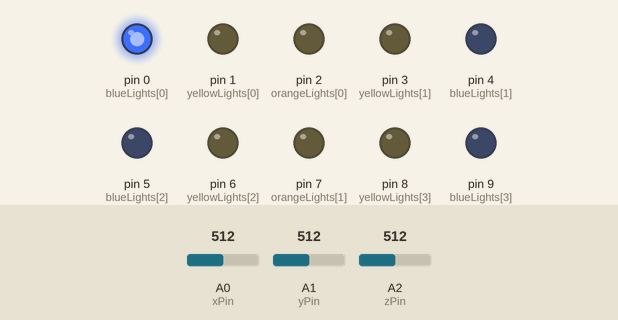
Bench run of a sketch on a simulated Arduino Uno, built with avr-gcc and run on an emulated ATmega328P. Shown: output pins drawn as LEDs (lit = HIGH). Dashed ring = blinking. The test bench sets the inputs (shaded band); at power-on: A0 (xPin) = 512, A1 (yPin) = 512, A2 (zPin) = 512.

Above: at 1.06 s.
2.3 s: A0 (xPin) set to 533
At 2.93 s:
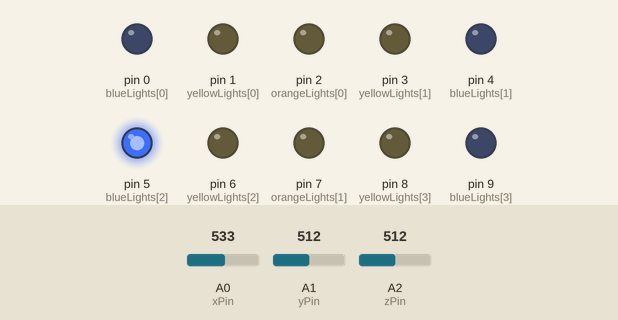
5.8 s: A1 (yPin) set to 484
9.3 s: A1 (yPin) set to 457
At 9.69 s:
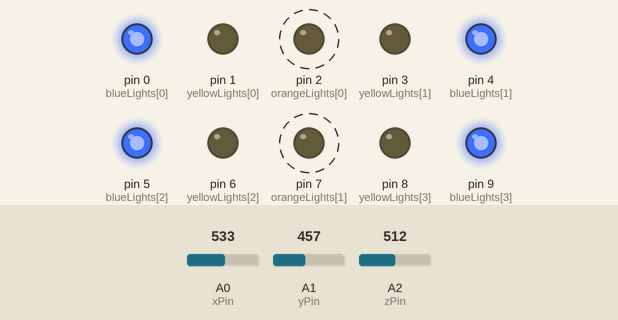
12.8 s: A1 (yPin) set to 511
At 13.12 s:
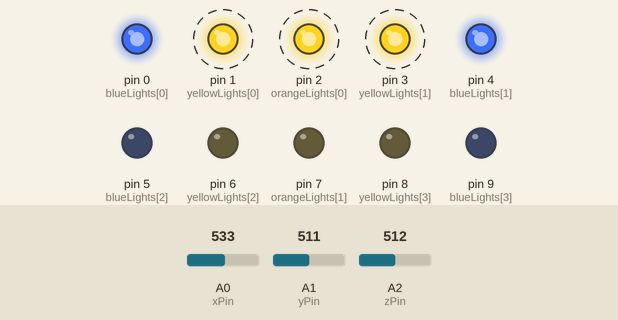
16.3 s: A0 (xPin) set to 306
At 16.53 s:
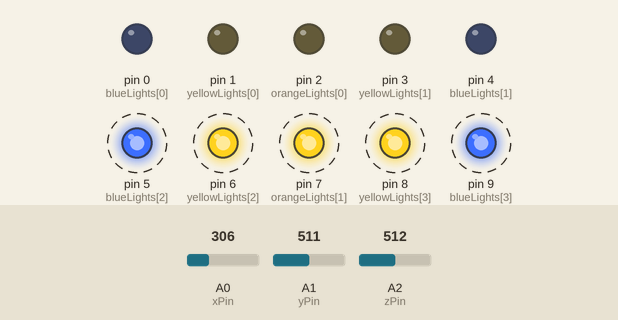
19.8 s: A0 (xPin) set to 382
23.3 s: A0 (xPin) set to 417
At 23.68 s:
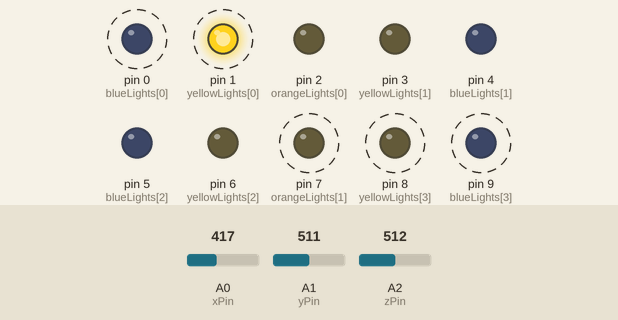
Timing chart, 0 to 27.8 s (numbered marks = the images above; inputs shaded):
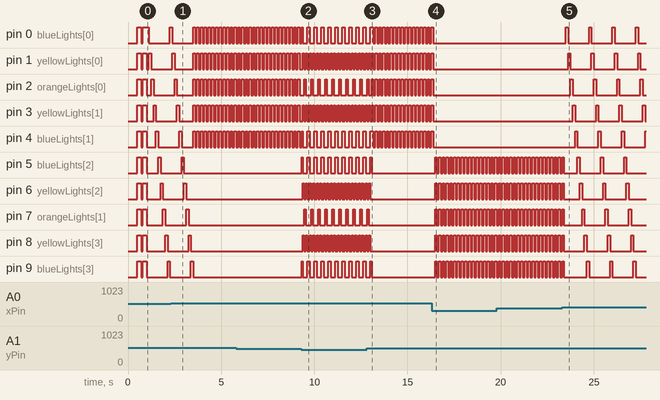

Measured:
- the behaviour switches between 525 and 526 on A0 (xPin) (found by bisection; images 0 and 1)
- the behaviour switches between 471 and 470 on A1 (yPin) (found by bisection; images 1 and 2)
- the behaviour switches between 399 and 400 on A0 (xPin) (found by bisection; images 4 and 5)
- after the input at 2.3 s, pin 5 (blueLights[2]): goes on until 3.0 s, then stays LOW; pin 6 (yellowLights[2]): goes on until 3.1 s, then stays LOW; pin 7 (orangeLights[1]): goes on until 3.3 s, then stays LOW; pin 8 (yellowLights[3]): goes on until 3.4 s, then stays LOW; pin 9 (blueLights[3]): goes on until 3.5 s, then stays LOW
- after the input at 9.3 s, pin 2 (orangeLights[0]): alternates HIGH for 0.08 s and LOW for 0.30 s, starting after 0.17 s; pin 5 (blueLights[2]): LOW → HIGH at once, then repeats every 0.38 s: LOW 0.23 s, HIGH 0.15 s
- after the input at 12.8 s, pin 2 (orangeLights[0]): alternates HIGH for 0.10 s and LOW for 0.10 s, starting after 0.27 s; pin 6 (yellowLights[2]), pin 8 (yellowLights[3]): goes on until 13.0 s, then stays LOW; pin 7 (orangeLights[1]): goes on until 12.9 s, then stays LOW
- after the input at 16.3 s, pin 0 (blueLights[0]), pin 1 (yellowLights[0]): goes on until 16.4 s, then stays LOW
- after the input at 23.3 s, pin 0 (blueLights[0]): alternates HIGH for 0.13 s and LOW for 1.1 s, starting after 0.20 s; pin 1 (yellowLights[0]): alternates HIGH for 0.13 s and LOW for 1.1 s, starting after 0.32 s

The sketch:

pinewood-derby.ino
```cpp
/***************************************************
 * Pinewood 1
 *
 * by John M. Wargo & August M. Wargo
 * January, 2015
 ***************************************************/
//Number of lights the car has
const int numLights = 10;
//====================================================
// Constants used to define the accelerometer input
// pins
//====================================================
const int xPin = 14;
const int yPin = 15;
const int zPin = 16;
//====================================================
// Constants used to identify the device's orientation
//====================================================
const int IS_FLAT = 0;
const int IS_LEFT = 1;
const int IS_RIGHT = 2;
const int IS_SLANT = 3;
//====================================================
// Orientation thresholds
//====================================================
const int T_RIGHT = 400;
const int T_LEFT = 525;
const int T_SLANT = 470;

int blueLights[4] = {0,4,5,9};
int orangeLights[2] = {2,7};
int yellowLights[4] = {1,3,6,8};

int i = 0;

void setup() {
   //Set all of the pins to output mode
  for (i = 0; i < numLights; i++) {
    pinMode(i, OUTPUT);
  }
  //make sure all of the lights are off
  doAll(LOW);
  //Grab the initial value off of the accelerometer
  //this will be disgarded. Eliminates a quick light
  //lighting issue when the device is first turned on
  int tempInt = getOrientation();
  //Do a short delay before doing anything else
  delay(500);
  //Flash all of the lights (twice)
  doBlinkBlink();
}

void loop() {
  //make sure all of the lights are off
  doAll(LOW);
  //Read the accelerometer
  int orientation = getOrientation();
  //Now do something based on the orientation
  switch (orientation) {
  case IS_LEFT:
    doAllRight(100);
    break;
  case IS_RIGHT:
    doAllLeft(100);
    break;
  case IS_FLAT:
    doCycle(125);
    break;
  case IS_SLANT:
    doBlend(75);
    break;
  default:
    //This should never execute
    //make sure all of the lights are off
    doAll(LOW);
  }
}

int getOrientation(){
  //  Serial.println("Getting Orientation");
  int x = analogRead(xPin);
  //  Serial.print("X: ");
  //  Serial.println(x);
  int y = analogRead(yPin);
  //  Serial.print("Y: ");
  //  Serial.println(y);
  int z = analogRead(zPin);
  //  Serial.print("Z: ");
  //  Serial.println(z);
  //  delay(500);

  //This is ugly code, I know.
  //Are we flat in the X direction?
  if (y > T_SLANT) {
    //Are we on our right side?
    if (x < T_RIGHT) {
      // Serial.println("Right");
      return IS_RIGHT;
    }
    //Are we on our left side?
    else if (x > T_LEFT) {
      // Serial.println("Left");
      return IS_LEFT;
    }
    else {
      //We must be flat
      // Serial.println("Flat");
      return IS_FLAT;
    }
  }
  else {
    //Return a default value for now
    // Serial.println("Slant");
    return IS_SLANT;
  }
}

//====================================================
// Turn on/off a range of lights
//====================================================
void setLightStatus(int theStart, int theEnd, int theStatus) {
  for (i = theStart; i < theEnd; i++) {
    digitalWrite(i, theStatus);
  }
}

//====================================================
// Turn on/off all of the lights
//====================================================
void doAll(int status){
  setLightStatus(0, 10, status);
}

//====================================================
// Flash all of the lights twice
//====================================================
void doBlinkBlink(){
  doAll(HIGH);
  delay(200);
  doAll(LOW);
  delay(100);
  doAll(HIGH);
  delay(200);
  doAll(LOW);
}

//====================================================
// Turn on all of the right side lights
// then wait a little bit before turning them off
//====================================================
void doAllRight(int timeDel){
  setLightStatus(0, 5, HIGH);
  delay(timeDel);
  doAll(LOW);
  delay(timeDel);
}

//====================================================
// Turn on all of the left side lights
// then wait a little bit before turning them off
//====================================================
void doAllLeft(int timeDel){
  setLightStatus(5, 10, HIGH);
  delay(timeDel);
  doAll(LOW);
  delay(timeDel);
}

//====================================================
// Turn on all of the Blue lights
// then wait a little bit
//====================================================
void doAllBlue(int timeDel){
  for (i = 0; i < 4; i++) {
    digitalWrite(blueLights[i], HIGH);
  }
  delay(timeDel);
}

//====================================================
// Turn on all of the Orange lights
// then wait a little bit
//====================================================
void doAllOrange(int timeDel){
  for (i = 0; i < 2; i++) {
    digitalWrite(orangeLights[i], HIGH);
  }
  delay(timeDel);
}

//====================================================
// Turn on all of the Yellow lights
// then wait a little bit
//====================================================
void doAllYellow(int timeDel){
  for (i = 0; i < 4; i++) {
    digitalWrite(yellowLights[i], HIGH);
  }
  delay(timeDel);
}

//====================================================
// Light the lights in bands, blue first, then
// yellow, to orange and back again.
//====================================================
void doBlend(int timeDel){
  doAllBlue(timeDel);
  doAll(LOW);
  doAllYellow(timeDel);
  doAll(LOW);
  doAllOrange(timeDel);
  doAll(LOW);
  doAllYellow(timeDel);
  doAll(LOW);
  doAllBlue(timeDel);
}

//====================================================
// Loop through the lights
// timeDel controls how long the each light stays on
//====================================================
void doCycle(int timeDel){
  for (i = 0; i < numLights; i++) {
    //Loop through all of the pins and turn the light on
    digitalWrite(i, HIGH);
    //Then wait for timeDel miliseconds
    delay(timeDel);
    //Then turn the light off
    digitalWrite(i, LOW);
  }
}

//====================================================
// Same as cycle: Loop through the lights
// timeDel controls how long the each light stays on
// goes forward and backwards
//====================================================
void doDoubleCycle(int timeDel){
  for (i = 0; i < numLights; i++) {
    //Loop through all of the pins and turn the light on
    digitalWrite(i, HIGH);
    //Then wait for timeDel miliseconds
    delay(timeDel);
    //Then turn the light off
    digitalWrite(i, LOW);
  }
  for (i = numLights; i >0; i--) {
    //Loop through all of the pins and turn the light on
    digitalWrite(i, HIGH);
    //Then wait for timeDel miliseconds
    delay(timeDel);
    //Then turn the light off
    digitalWrite(i, LOW);
  }
}
```
